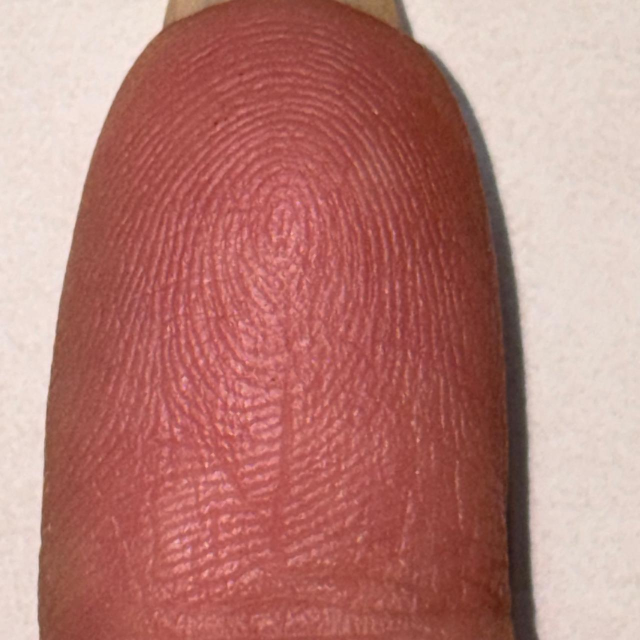
#> input picture aya_test.jpg, 1280 x 1280 px (shown at 1/2 size)
$ python -i collect_dataset.py   (imports and definitions only)
#> lines starting #> are read from the running program, lines starting #| are printed output that depends on the picture
#> further down, picture is the input picture: shape (1280, 1280, 3); mean B, G, R 119.6, 126.5, 184
"""
╔══════════════════════════════════════════════════════════════════════╗
║   FINGERPRINT DATASET COLLECTOR                                      ║
║   Biometrics Project — Custom Dataset Builder                        ║
║                                                                      ║
║   Uses your Android phone as a high-resolution camera via            ║
║   IP Webcam app (free on Play Store).                                ║
║                                                                      ║
║   SETUP (do this once):                                              ║
║     1. Install "IP Webcam" by Pavel Khlebovich from Play Store       ║
║     2. Open IP Webcam → scroll down → tap "Start server"            ║
║     3. Note the IP shown on screen, e.g. http://192.168.1.5:8080    ║
║     4. Set PHONE_IP below to match                                   ║
║     5. Make sure phone & PC are on the same Wi-Fi network           ║
║                                                                      ║
║   HOW TO USE:                                                        ║
║     python collect_dataset.py                                        ║
║     → Enter subject name when prompted                               ║
║     → Hold finger steady in the green box                           ║
║     → Press SPACE to capture (captures N images with delay)         ║
║     → Press Q when done with current subject                        ║
║     → Run again for next subject                                     ║
║                                                                      ║
║   OUTPUT:                                                            ║
║     my_dataset/                                                      ║
║       Ahmed/   → ahmed_001.png … ahmed_010.png                      ║
║       Omar/    → omar_001.png  … omar_010.png                       ║
║       ...                                                            ║
╚══════════════════════════════════════════════════════════════════════╝
"""

import cv2
import os
import sys
import time
import numpy as np

# ─────────────────────────────────────────────────────────────────
# CONFIGURATION — edit these
# ─────────────────────────────────────────────────────────────────
PHONE_IP         = "192.168.1.7"      # ← Change to your phone's IP
PHONE_PORT       = 8080
IMAGES_PER_SUBJECT = 10               # captures per person
DATASET_DIR      = "my_dataset"       # output folder
CAPTURE_DELAY    = 1.5                # seconds between auto-captures
# ─────────────────────────────────────────────────────────────────

STREAM_URL = f"http://{PHONE_IP}:{PHONE_PORT}/video"


# ── Colors (BGR) ─────────────────────────────────────────────────
CLR_GREEN   = (50,  200,  80)
CLR_RED     = (50,   50, 220)
CLR_BLUE    = (220, 130,  50)
CLR_WHITE   = (255, 255, 255)
CLR_BLACK   = (  0,   0,   0)
CLR_YELLOW  = ( 30, 210, 240)
CLR_DARK    = ( 20,  20,  20)


# [68 lines left out: function draw_ui, not called in this run]


def preprocess_and_save(frame, save_path):
    """
    Crop the center fingertip region, convert to grayscale,
    apply CLAHE to boost ridge contrast, save.
    Returns the processed image for preview.
    """
#> called with save_path = 'out.png'
    h, w = frame.shape[:2]
#> h = 1280; w = 1280

    # Crop the guide box region
    box_w, box_h = 280, 360
    cx, cy = w // 2, h // 2
#> cx = 640; cy = 640
    x1 = max(0, cx - box_w // 2)
#> x1 = 500
    y1 = max(0, cy - box_h // 2)
#> y1 = 460
    x2 = min(w, cx + box_w // 2)
#> x2 = 780
    y2 = min(h, cy + box_h // 2)
#> y2 = 820
    cropped = frame[y1:y2, x1:x2]
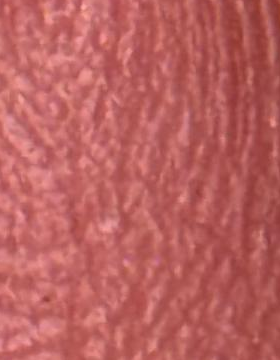
#> cropped: shape (360, 280, 3); mean B, G, R 95.3, 97.1, 186.3

    # Grayscale
    gray = cv2.cvtColor(cropped, cv2.COLOR_BGR2GRAY)
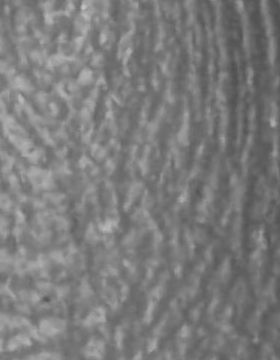
#> gray: shape (360, 280); min 79, max 195, mean 123.6

    # Resize to match SOCOFing-style dimensions
    gray = cv2.resize(gray, (128, 128), interpolation=cv2.INTER_AREA)
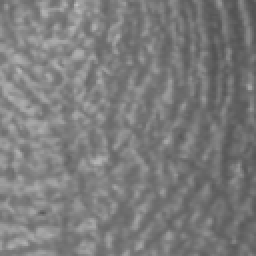
#> gray: shape (128, 128) (shown 2 times larger); min 81, max 191, mean 123.6

    # CLAHE — boosts ridge contrast dramatically
    clahe = cv2.createCLAHE(clipLimit=3.0, tileGridSize=(8, 8))
    enhanced = clahe.apply(gray)
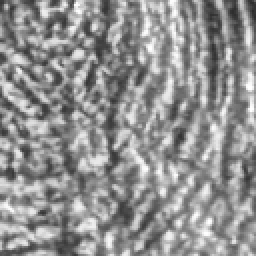
#> enhanced: shape (128, 128) (shown 2 times larger); min 42, max 255, mean 145

    # Slight Gaussian blur to reduce noise (same as main.py preprocess)
    enhanced = cv2.GaussianBlur(enhanced, (3, 3), 0)
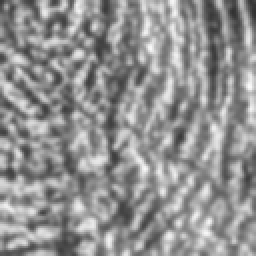
#> enhanced: shape (128, 128) (shown 2 times larger); min 49, max 251, mean 145.1

    cv2.imwrite(save_path, enhanced)
    return enhanced


# [80 lines left out: functions show_preview, collect_subject, not called in this run]


# Hacky closure var — Python scoping fix
_burst_start = 0


# [88 lines left out: function main, not called in this run]


# [2 lines not run here, left out]

>>> import cv2
>>> picture = cv2.imread('aya_test.jpg')
>>> result = preprocess_and_save(picture, 'out.png')

$ run again, on kermina_test.jpg
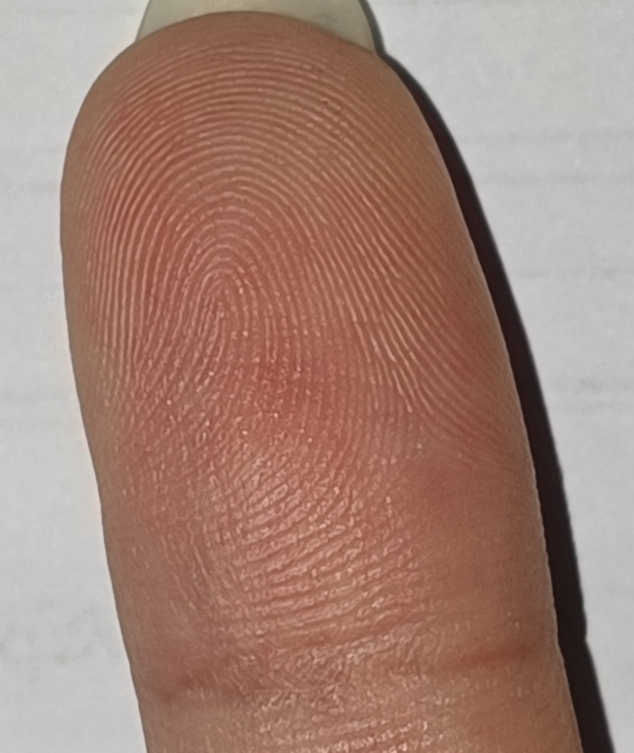
#> input picture kermina_test.jpg, 1267 x 1505 px (shown at 1/2 size)
#> picture is the input picture: shape (1505, 1267, 3); mean B, G, R 118.3, 130.8, 162.9
#> in preprocess_and_save, `gray = cv2.resize(gray, (128, 128), interpolation=cv2.INTER_AREA)`:
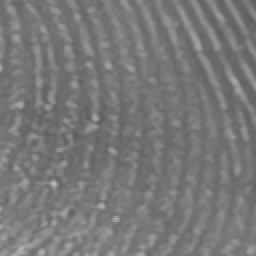
#> gray: shape (128, 128) (shown 2 times larger); min 94, max 183, mean 119.8
#> in preprocess_and_save, `enhanced = clahe.apply(gray)`:
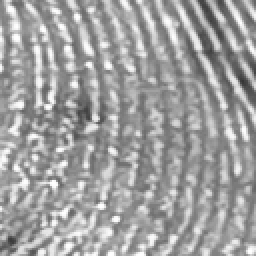
#> enhanced: shape (128, 128) (shown 2 times larger); min 53, max 255, mean 159.8
